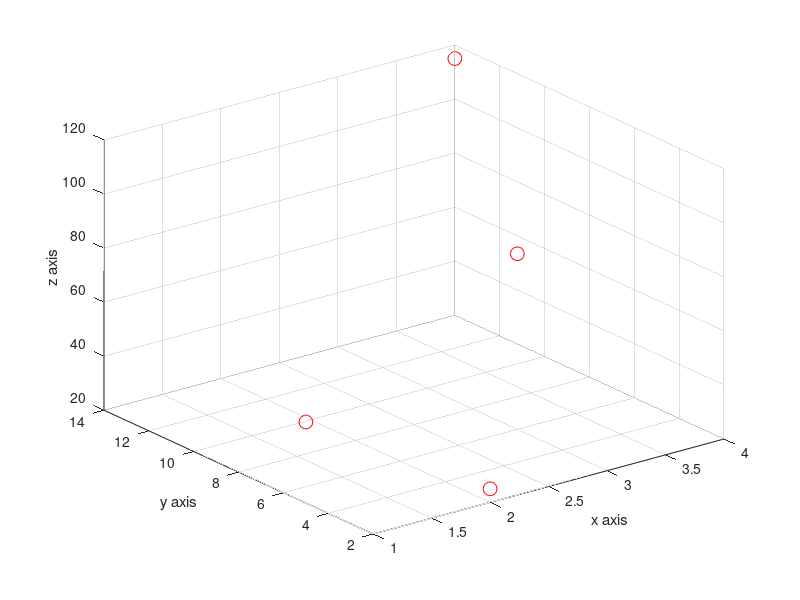
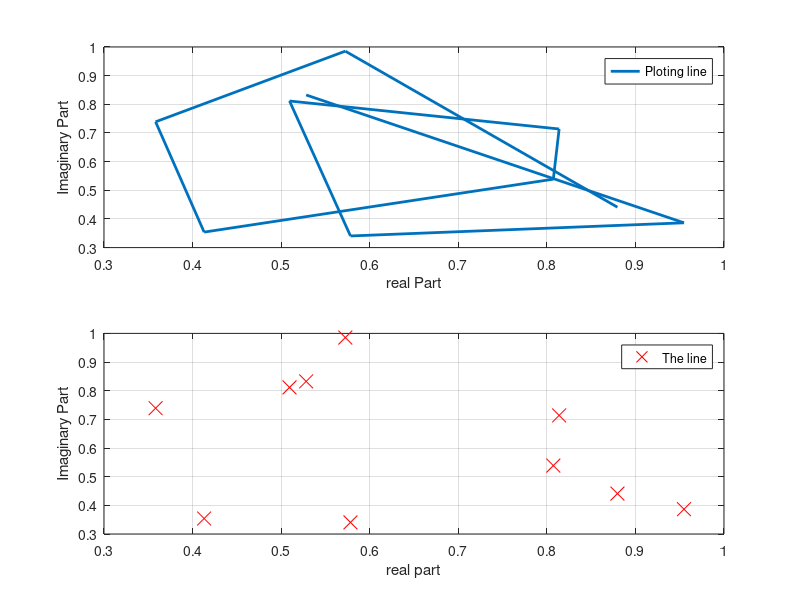

Write MATLAB code to recreate these figures, in order. (Note: this script raises an error after producing the figures.)


%%
clc;
clear  all;
close all;


%%

y = [5,2,6,14];
x = [1,2,3,4];
z= [50,25,85,115];

%%
figure(1)
plot3(x,y,z,'ro','MarkerSize',10)
xlabel('x axis')
ylabel('y axis')
zlabel('z axis')
grid on

%%
clc;
clear all;
close all;

z1 = 2 +3i;
z2= 2 +3j;
z3= 2 +3*1i;

real_z = real(z1);
z = rand(1,10) + 1i*rand(1,10);

figure
subplot(2,1,1);
plot(z,'LineWidth',2);
grid on
xlabel('real Part');
ylabel('Imaginary Part');
legend('Ploting line')

subplot(2,1,2);
plot(z,'rx','MarkerSize',10);
grid on
xlabel('real part');
ylabel('Imaginary Part');
legend('The line');

%%
clearvars; clc; close all;

x=0;
y=10;

if x ~= 2
    Z = 'First';
    U =1.1;
elseif x>=y
     Z= 'Second';
    U =2.1;
elseif x==y 
    z = 'Third';
    U =3.1;
elseif x == 3
    Z = 'Other';
    U = 4.1;
end


%%

clearvars; clc; close all;

x = sym('x');
a = sym('alpha');

ph = sym((1+sqrt(5))/2);

y =sym('y');
y = 1/(1+x^2);
xmin = -5;
xmax = 5;

figure 
fplot(y,[xmin,xmax]) %% for sembolic ploting 
grid on;

%%
clearvars; clc; close all;
time1 =0:0.1:6;
N=length(time1);
N1 = 100;
time2 =linspace(0,6,100); %% 100 tane elaman olcak şekilde 0 dan 6 ya git
N2 = length(time2);
i =find(time2 ==2); %%34. elaman
%%

clearvars; clc; close all;
t1 =-2:0.1:4;
x1=3*exp(0.4*t1);
y1=2*exp(-0.9*t1);

figure(1)
plot(t1,x1,'b--','LineWidth',2);
hold on %%aynı eksende 2 plot çizmek için
plot(t1,y1,'r','LineWidth',2);
grid on
xlabel('Time,t');
ylabel('Amplitude');


t2 =-4:0.1:4;
x2=4*exp(t2);
y2=5*exp(t2);

figure(2)
stem(t2,x2,'b--','LineWidth',2);
hold on %%aynı eksende 2 plot çizmek için
stem(t2,y2,'r','LineWidth',2);
grid on
xlabel('Time,t');
ylabel('Amplitude');



